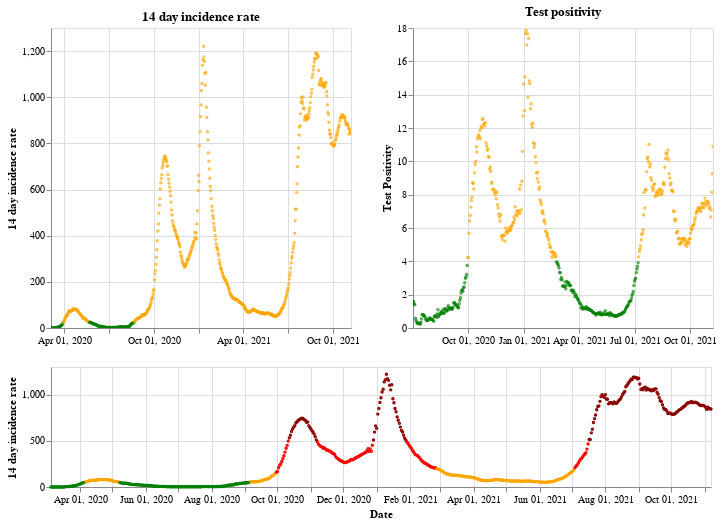

The notebook cell saved with this chart:
### Markdown cell above
## Northern Ireland

### Code cell
plot_traffic_light('Northern Ireland')

### Figure 1 — Vega-Lite specification as saved in the notebook (floating-point values rounded to 4 significant figures; data arrays with more than 128 entries replaced by an {"elided": "..."} marker saying what was removed)
{"config": {"view": {"continuousWidth": 400, "continuousHeight": 300}}, "vconcat": [{"hconcat": [{"mark": {"type": "point", "size": 2}, "encoding": {"color": {"condition": {"value": "green", "test": "(datum.twoWeeklyCasesRate <= 25)"}, "value": "orange"}, "tooltip": [{"type": "nominal", "field": "areaName"}, {"type": "temporal", "field": "date"}, {"type": "quantitative", "field": "twoWeeklyCasesRate"}, {"type": "quantitative", "field": "testPositivity"}], "x": {"type": "temporal", "axis": {"title": ""}, "field": "date", "scale": {"domain": {"selection": "DateBrush"}}, "timeUnit": "yearmonthdate"}, "y": {"type": "quantitative", "axis": {"title": "14 day incidence rate"}, "field": "twoWeeklyCasesRate"}}, "title": "14 day incidence rate", "width": 300}, {"mark": {"type": "point", "size": 2}, "encoding": {"color": {"condition": {"value": "green", "test": "(datum.testPositivity <= 4)"}, "value": "orange"}, "tooltip": [{"type": "nominal", "field": "areaName"}, {"type": "temporal", "field": "date"}, {"type": "quantitative", "field": "twoWeeklyCasesRate"}, {"type": "quantitative", "field": "testPositivity"}], "x": {"type": "temporal", "axis": {"title": ""}, "field": "date", "scale": {"domain": {"selection": "DateBrush"}}, "timeUnit": "yearmonthdate"}, "y": {"type": "quantitative", "axis": {"title": "Test Positivity"}, "field": "testPositivity"}}, "title": "Test positivity", "width": 300}]}, {"layer": [{"mark": {"type": "point", "size": 2}, "encoding": {"color": {"condition": {"value": "orange", "test": "(((datum.testPositivity < 4) && (datum.twoWeeklyCasesRate >= 50)) && (datum.twoWeeklyCasesRate < 200))"}, "value": "red"}, "opacity": {"condition": {"value": 1, "test": "((datum.twoWeeklyCasesRate >= 50) && (datum.twoWeeklyCasesRate < 500))"}, "value": 0}, "tooltip": [{"type": "nominal", "field": "areaName"}, {"type": "temporal", "field": "date"}, {"type": "quantitative", "field": "twoWeeklyCasesRate"}, {"type": "quantitative", "field": "testPositivity"}], "x": {"type": "temporal", "axis": {"title": "Date"}, "field": "date", "timeUnit": "yearmonthdate"}, "y": {"type": "quantitative", "axis": {"title": "14 day incidence rate"}, "field": "twoWeeklyCasesRate"}}, "selection": {"DateBrush": {"type": "interval", "encodings": ["x"], "fields": ["Time"]}}}, {"mark": {"type": "point", "size": 2}, "encoding": {"color": {"value": "darkred"}, "opacity": {"condition": {"value": 1, "test": "(datum.twoWeeklyCasesRate >= 500)"}, "value": 0}, "tooltip": [{"type": "nominal", "field": "areaName"}, {"type": "temporal", "field": "date"}, {"type": "quantitative", "field": "twoWeeklyCasesRate"}, {"type": "quantitative", "field": "testPositivity"}], "x": {"type": "temporal", "axis": {"title": "Date"}, "field": "date", "timeUnit": "yearmonthdate"}, "y": {"type": "quantitative", "axis": {"title": "14 day incidence rate"}, "field": "twoWeeklyCasesRate"}}}, {"mark": {"type": "point", "size": 2}, "encoding": {"color": {"condition": {"value": "green", "test": "((datum.testPositivity < 4) && (datum.twoWeeklyCasesRate < 50))"}, "value": "orange"}, "opacity": {"condition": {"value": 1, "test": "(datum.twoWeeklyCasesRate < 50)"}, "value": 0}, "tooltip": [{"type": "nominal", "field": "areaName"}, {"type": "temporal", "field": "date"}, {"type": "quantitative", "field": "twoWeeklyCasesRate"}, {"type": "quantitative", "field": "testPositivity"}], "x": {"type": "temporal", "axis": {"title": "Date"}, "field": "date", "timeUnit": "yearmonthdate"}, "y": {"type": "quantitative", "axis": {"title": "14 day incidence rate"}, "field": "twoWeeklyCasesRate"}}}], "height": 120, "width": 660}], "data": {"name": "data-c1e97ed0d168615f27eb9ad9cbcd344c"}, "$schema": "https://vega.github.io/schema/vega-lite/v4.8.1.json", "datasets": {"data-c1e97ed0d168615f27eb9ad9cbcd344c": {"elided": "613 records"}}}
